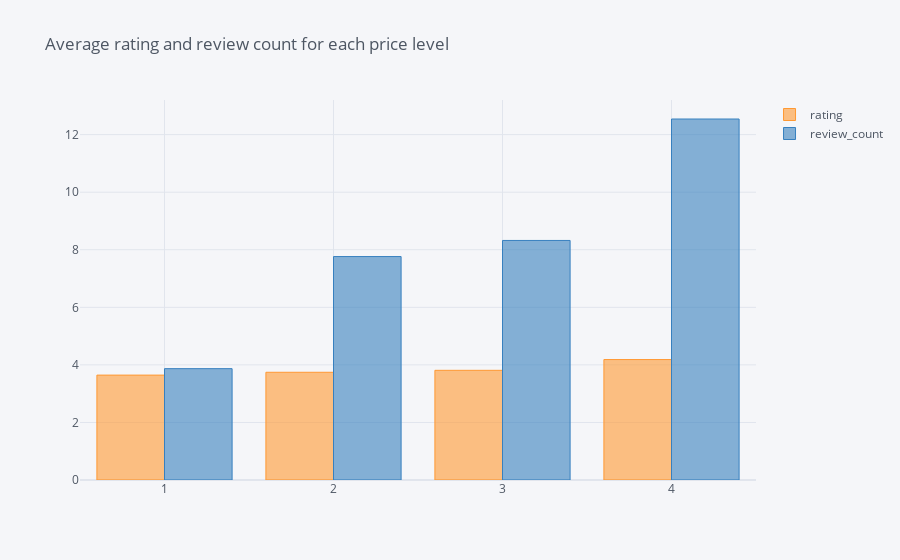

This figure's notebook cell:
### Markdown cell above
As we can see that the signature keywords, types for low-cost level of restaurant include fast food, coffee, tea, and simple dishes such as sandwiches or soup. While for other price level, the majority of keywords or types are quite similar since for each type of food, we can have different scale of a restaurant. For the luxury restaurants, we can notice some special keywords that represent the scale of the restaurant such as Hotel, Lounges...
### Rating & review count on the basic of price level

### Code cell
df.groupby("price")[["rating","review_count"]].mean().iplot(kind='bar', title="Average rating and review count for each price level")

### Figure 1 — Plotly figure (JSON) as saved in the notebook; plotly's stock layout.template omitted (floating-point values rounded to 4 significant figures)
{"data": [{"marker": {"color": "rgba(255, 153, 51, 0.6)", "line": {"color": "rgba(255, 153, 51, 1.0)", "width": 1}}, "name": "rating", "orientation": "v", "text": "", "type": "bar", "x": [1, 2, 3, 4], "y": [3.645, 3.743, 3.811, 4.185]}, {"marker": {"color": "rgba(55, 128, 191, 0.6)", "line": {"color": "rgba(55, 128, 191, 1.0)", "width": 1}}, "name": "review_count", "orientation": "v", "text": "", "type": "bar", "x": [1, 2, 3, 4], "y": [3.869, 7.764, 8.323, 12.54]}], "layout": {"legend": {"bgcolor": "#F5F6F9", "font": {"color": "#4D5663"}}, "paper_bgcolor": "#F5F6F9", "plot_bgcolor": "#F5F6F9", "title": {"font": {"color": "#4D5663"}, "text": "Average rating and review count for each price level"}, "xaxis": {"gridcolor": "#E1E5ED", "showgrid": true, "tickfont": {"color": "#4D5663"}, "title": {"font": {"color": "#4D5663"}, "text": ""}, "zerolinecolor": "#E1E5ED"}, "yaxis": {"gridcolor": "#E1E5ED", "showgrid": true, "tickfont": {"color": "#4D5663"}, "title": {"font": {"color": "#4D5663"}, "text": ""}, "zerolinecolor": "#E1E5ED"}}}
